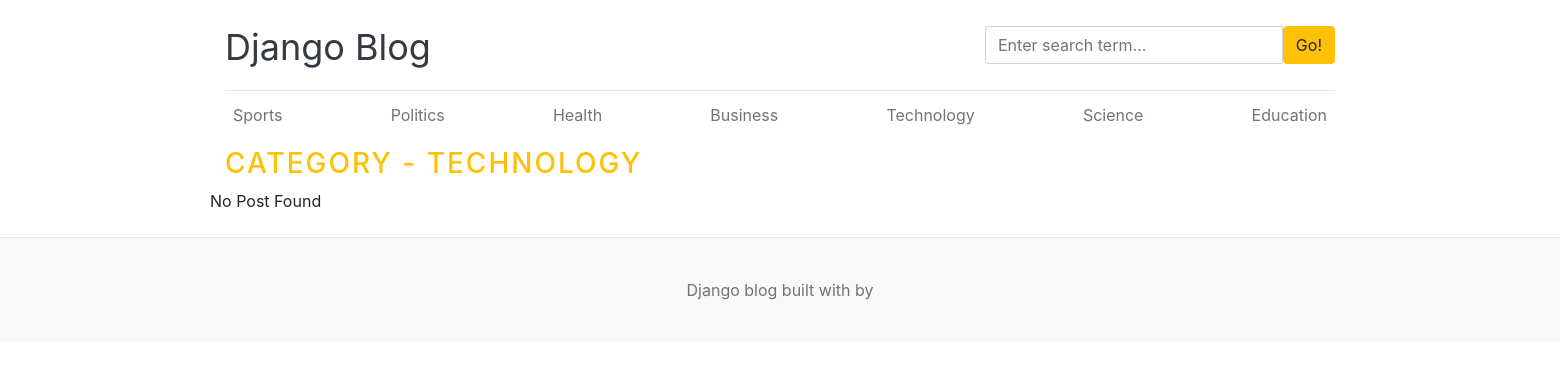
/category/5/, run on an earlier commit of the app's database.
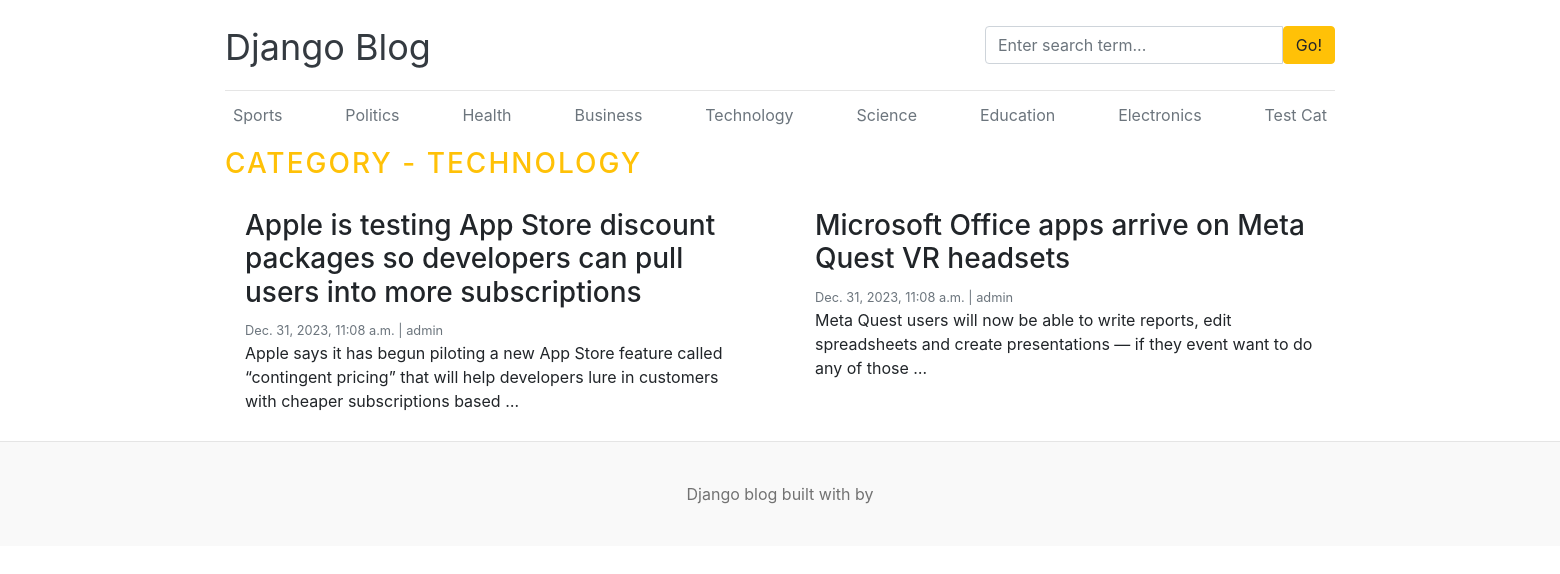
And on a later commit of the database.
### blogs/models.py (models this page shows, shortened)
class Category(models.Model):
    category_name = models.CharField(max_length=50, unique=True)
    created_at = models.DateTimeField(auto_now_add=True)
    updated_at = models.DateTimeField(auto_now=True)
    class Meta:
        verbose_name_plural = 'categories'
    def __str__(self) -> str:
        return self.category_name

class Blog(models.Model):
    title = models.CharField(max_length=100)
    slug = models.SlugField(max_length=150, unique=True)
    category = models.ForeignKey(Category, on_delete=models.CASCADE)
    author = models.ForeignKey(User, on_delete=models.CASCADE)
    featured_image = models.ImageField(upload_to='uploads/%Y%m%d')
    short_description = models.TextField(max_length=500)
    blog_body = models.TextField(max_length=2000)
    status = models.CharField(max_length=20, choices = STATUS_CHOICES, default = "Draft")
    is_featured = models.BooleanField(default=False)
    updated_at = models.DateTimeField(auto_now=True)
    created_at = models.DateTimeField(auto_now_add=True)

### blogs/views.py (the view)
# urls.py: path('<int:category_id>/', views.posts_by_category, name = "posts_by_category")
def posts_by_category(request, category_id):
    posts = Blog.objects.filter(status = 'Published', category = category_id)
    category = get_object_or_404(Category, pk = category_id)
    context = {
        'posts': posts,
        'category': category
    }
    return render(request, 'posts_by_category.html', context)

### blogs/context_processors.py (called while the page is built)
def get_categories(request):
    categories = Category.objects.all()
    return dict(categories = categories)

def get_social_links(request):
    social_links = SocialLink.objects.all()
    return dict(social_links = social_links)

### templates/posts_by_category.html (shortened to what this page needs)
{% extends "base.html"%}
{%block content%}
  <h3 class="text-uppercase text-warning" style="letter-spacing: 2px;">Category - {{category}}</h3>
  <div class="row mb-2">
    {% if posts %}
    {% for post in posts %}
    <div class="col-md-6">
      <div class="card border-0">
        <div class="card-body">
          <h3>{{post.title}}</h3>
          <small class="mb-1 text-muted">{{post.created_at}} | {{post.author}}</small>
          <p class="card-text">{{post.short_description | truncatewords:25}}</p>
        </div>
      </div>
    </div>
    {% endfor %}
    {% else %}
    <p>No Post Found</p>
    {% endif %}
  </div>
      </div>
{%endblock%}

### templates/base.html (shortened to what this page needs)
{% load static %}
<!DOCTYPE html>
<html lang="en">
  <head>
    <link href="https://getbootstrap.com/docs/4.0/dist/css/bootstrap.min.css" rel="stylesheet">
    <link href="{% static 'css/blog.css' %}" rel="stylesheet">
    <link rel="stylesheet" href="https://cdnjs.cloudflare.com/ajax/libs/font-awesome/4.7.0/css/font-awesome.min.css">
  </head>
<body>
    <div class="container">
      <header class="blog-header py-3">
        <div class="row flex-nowrap justify-content-between align-items-center">
          <div class="col-8 pt-1">
            <a class="blog-header-logo text-dark" href="/">Django Blog</a>
          </div>
          <div class="col-4">
            <form action="{% url "search" %} method="GET">
              <div class="input-group">
                <input class="form-control" type="text" placeholder="Enter search term..." aria-label="Enter search term..." aria-describedby="button-search" />
                <button class="btn btn-warning" id="button-search" type="submit">Go!</button>
            </div>
            </form>
          </div>
          <div class="col-4 d-flex justify-content-end align-items-center">
          </div>
        </div>
      </header>
      <div class="nav-scroller py-1 mb-2">
        <nav class="nav d-flex justify-content-between">
          {% for cat in  categories %}
          <a class="p-2 text-muted" href="{% url 'posts_by_category' cat.id %}">{{cat.category_name}}</a>
          {% endfor %}
        </nav>
      </div>
{%block content %}
{%endblock%}
<footer class="blog-footer">
    <p>Django blog built with   by <a href="#"></a></p>
  </footer>
  </body>
  </html>

What changed in the data, as far as the page shows it:
added Category: category_name "Electronics"
added Category: category_name "Test Cat"
now on this page (row edited): Blog: title "Apple is testing App Store discount packages so developers can pull users into more subscriptions", created_at "Dec. 31, 2023, 11:08 a.m.", author "admin", short_description "Apple says it has begun piloting a new App Store feature called “contingent pricing” that will help developers lure in customers with cheaper subscriptions based …"
now on this page (row edited): Blog: title "Microsoft Office apps arrive on Meta Quest VR headsets", created_at "Dec. 31, 2023, 11:08 a.m.", author "admin", short_description "Meta Quest users will now be able to write reports, edit spreadsheets and create presentations — if they event want to do any of those …"
Also different on the page:
text no longer shown: "No Post Found"
